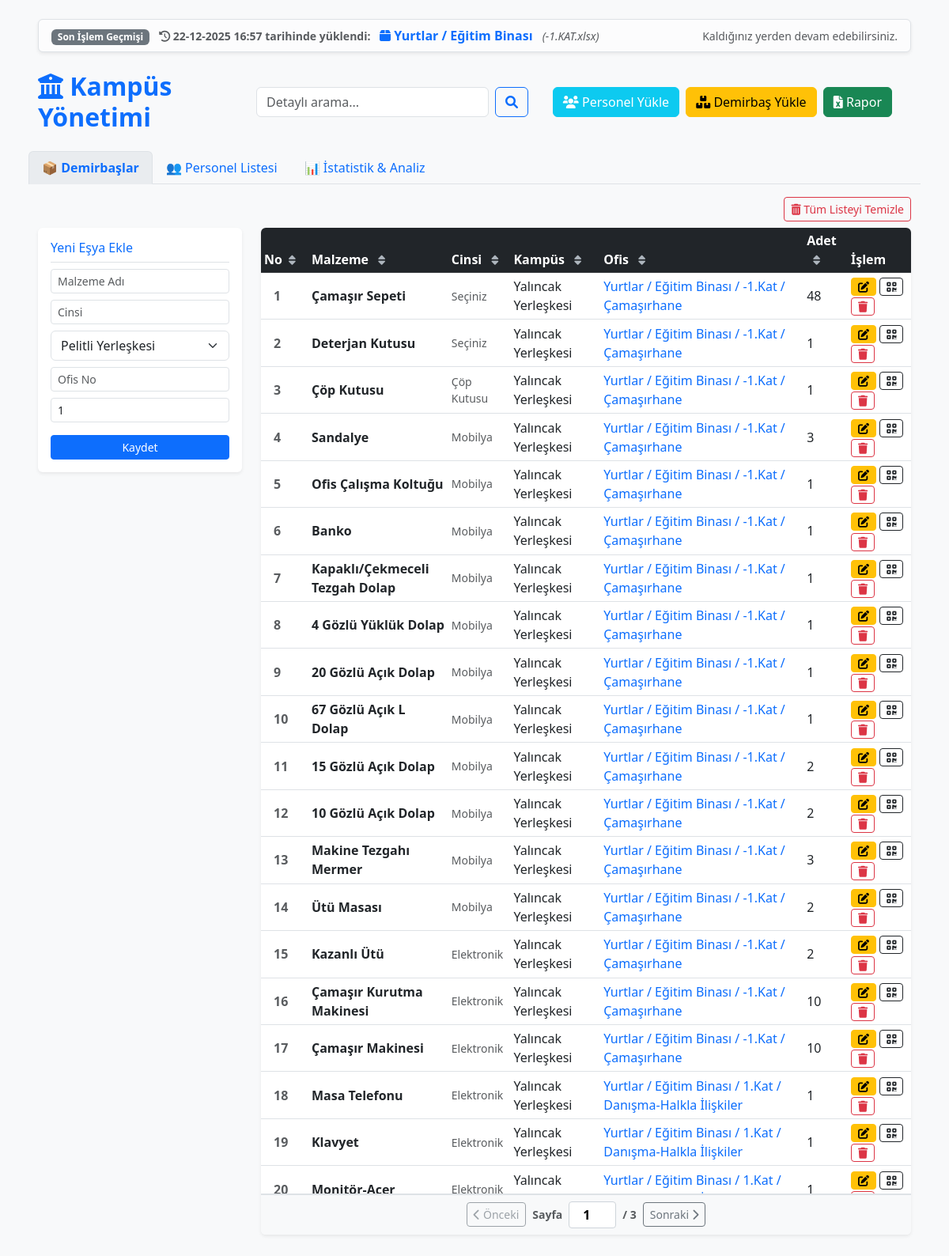
Before: / with the older database file.
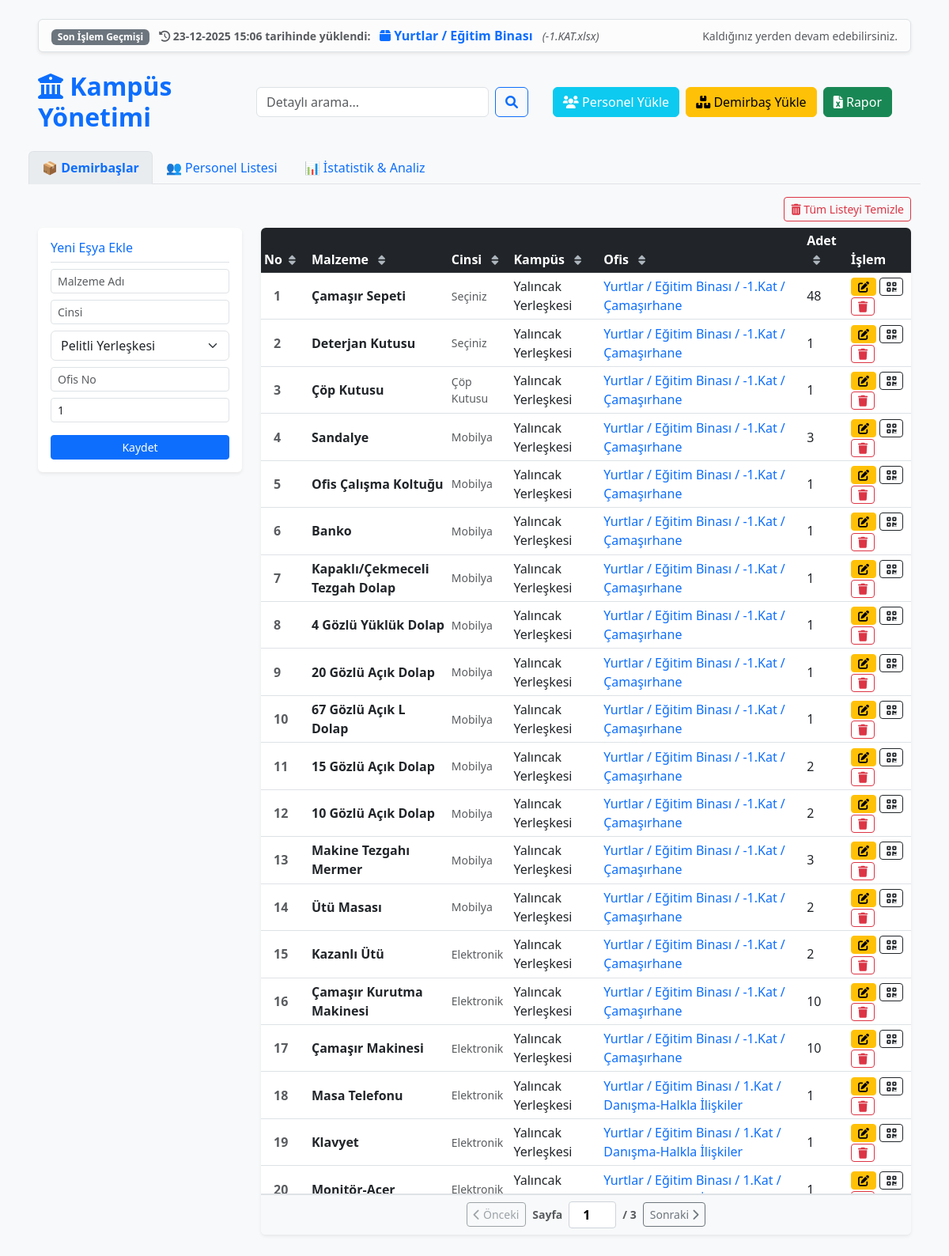
After: the same page with the newer database file.
### tables this page shows
CREATE TABLE yukleme_gecmisi (
            id INTEGER PRIMARY KEY AUTOINCREMENT,
            dosya_adi TEXT,
            hedef_konum TEXT,
            tur TEXT,
            tarih TEXT
        );

CREATE TABLE demirbaslar (
            id INTEGER PRIMARY KEY AUTOINCREMENT,
            ad TEXT NOT NULL,
            konum TEXT NOT NULL,
            adet INTEGER NOT NULL,
            tarih TEXT NOT NULL
        , personel TEXT, kampus TEXT, cinsi TEXT);

### app.py (the view, shortened to what this page needs)
@app.route('/')
def index():
    aktif_tab = request.args.get('tab', 'demirbas')
    arama_terimi = request.args.get('q', '')
    analiz_turu = request.args.get('analiz_turu', 'demirbas')
    ist_malzeme = request.args.get('ist_malzeme', '')
    ist_kampus = request.args.get('ist_kampus', '')
    ist_konum = request.args.get('ist_konum', '')
    ist_p_ad = request.args.get('ist_p_ad', '')
    ist_p_birim = request.args.get('ist_p_birim', '')
    ist_p_kampus = request.args.get('ist_p_kampus', '')
    ist_p_ofis = request.args.get('ist_p_ofis', '')
    sayfa_d = request.args.get('sayfa_d', 1, type=int)
    sayfa_p = request.args.get('sayfa_p', 1, type=int)
    limit = 20
    offset_d = (sayfa_d - 1) * limit
    offset_p = (sayfa_p - 1) * limit
    conn = baglanti_kur()
    cur = conn.cursor()
    d_sql = "SELECT * FROM demirbaslar"
    d_c_sql = "SELECT COUNT(*) FROM demirbaslar"
    d_p = []
    if arama_terimi and aktif_tab == 'demirbas':
        t = f"%{turkce_normalize(arama_terimi)}%"
        f = " WHERE NORMALIZE(ad) LIKE ? OR NORMALIZE(konum) LIKE ? OR NORMALIZE(kampus) LIKE ?"
        d_sql += f; d_c_sql += f; d_p = [t, t, t]
    cur.execute(d_c_sql, d_p)
    total_d = cur.fetchone()[0]
    total_pages_d = (total_d + limit - 1) // limit
    d_sql += " ORDER BY id DESC LIMIT ? OFFSET ?"
    d_p.extend([limit, offset_d])
    cur.execute(d_sql, d_p)
    demirbaslar = cur.fetchall()
    p_sql = "SELECT * FROM personeller"
    p_c_sql = "SELECT COUNT(*) FROM personeller"
    p_p = []
    if arama_terimi and aktif_tab == 'personel':
        t = f"%{turkce_normalize(arama_terimi)}%"
        f = " WHERE NORMALIZE(ad_soyad) LIKE ? OR NORMALIZE(ofis) LIKE ? OR NORMALIZE(birimi) LIKE ?"
        p_sql += f; p_c_sql += f; p_p = [t, t, t]
    cur.execute(p_c_sql, p_p)
    total_p = cur.fetchone()[0]
    total_pages_p = (total_p + limit - 1) // limit
    p_sql += " ORDER BY ofis ASC LIMIT ? OFFSET ?"
    p_p.extend([limit, offset_p])
    cur.execute(p_sql, p_p)
    personeller = cur.fetchall()
    analiz_sonuclari = []
    analiz_toplam = 0
    try:
        cur.execute("SELECT * FROM yukleme_gecmisi ORDER BY id DESC LIMIT 1")
        son_yukleme = cur.fetchone()
    except:
        son_yukleme = None
    conn.close()
    return render_template('index.html',
                           demirbaslar=demirbaslar, personeller=personeller,
                           analiz_sonuclari=analiz_sonuclari, analiz_toplam=analiz_toplam, analiz_turu=analiz_turu,
                           yerleskeler=YERLESKELER, arama_terimi=arama_terimi, aktif_tab=aktif_tab,
                           sayfa_d=sayfa_d, toplam_sayfa_demirbas=total_pages_d,
                           sayfa_p=sayfa_p, toplam_sayfa_personel=total_pages_p,
                           ist_malzeme=ist_malzeme, ist_kampus=ist_kampus, ist_konum=ist_konum,
                           ist_p_ad=ist_p_ad, ist_p_birim=ist_p_birim, ist_p_kampus=ist_p_kampus, ist_p_ofis=ist_p_ofis,
                           son_yukleme=son_yukleme)

### app.py (called while the page is built)
def baglanti_kur():
    conn = sqlite3.connect(DB_NAME)
    conn.row_factory = sqlite3.Row
    conn.create_function("NORMALIZE", 1, turkce_normalize)
    return conn

### templates/index.html (shortened to what the changed rows need)
<!DOCTYPE html>
<html lang="tr">
<head>
    <link href="https://cdn.jsdelivr.net/npm/bootstrap@5.3.0/dist/css/bootstrap.min.css" rel="stylesheet">
    <link rel="stylesheet" href="https://cdnjs.cloudflare.com/ajax/libs/font-awesome/6.0.0/css/all.min.css">
</head>
<body class="bg-light">
<div class="container-fluid px-5 mt-4">
    {% if son_yukleme %}
    <div class="alert alert-light border shadow-sm d-flex align-items-center justify-content-between py-2 mb-4">
        <div>
            <span class="badge bg-secondary me-2">Son İşlem Geçmişi</span>
            <small class="text-muted fw-bold">
                <i class="fas fa-history"></i> {{ son_yukleme.tarih }} tarihinde yüklendi:
            </small>
            <span class="text-primary fw-bold mx-2">
                {% if son_yukleme.tur == 'Demirbaş' %}
                    <i class="fas fa-box"></i> {{ son_yukleme.hedef_konum }}
                {% else %}
                    <i class="fas fa-users"></i> {{ son_yukleme.hedef_konum }}
                {% endif %}
            </span>
            <small class="text-muted fst-italic">({{ son_yukleme.dosya_adi }})</small>
        </div>
        <small class="text-muted">Kaldığınız yerden devam edebilirsiniz.</small>
    </div>
    {% endif %}
    <div class="row align-items-center mb-4">
    <div class="row align-items-center mb-4">
        <div class="col-md-3"><h2 class="text-primary fw-bold mb-0"><i class="fas fa-university"></i> Kampüs Yönetimi</h2></div>
    </div>
    <div class="tab-content" id="myTabContent">
        <div class="tab-pane fade" id="demirbas">
            <div class="row">
                <div class="col-md-9">
                    <div class="card p-0 shadow-sm border-0 overflow-hidden"> <div class="table-responsive-custom">
                            <table class="table table-hover table-sm align-middle mb-0" id="demirbasTablosu">
                                <thead class="table-dark">
                                    <tr>
                                        <th class="sortable" style="width: 60px;" onclick="tabloyuSirala(0)">
                                            No <i class="fas fa-sort small ms-1"></i>
                                        </th>
                                        <th class="sortable" onclick="tabloyuSirala(1)">
                                            Malzeme <i class="fas fa-sort small ms-2"></i>
                                        </th>
                                        <th class="sortable" onclick="tabloyuSirala(2)">
                                            Cinsi <i class="fas fa-sort small ms-2"></i>
                                        </th>
                                        <th class="sortable" onclick="tabloyuSirala(3)">
                                            Kampüs <i class="fas fa-sort small ms-2"></i>
                                        </th>
                                        <th class="sortable" onclick="tabloyuSirala(4)">
                                            Ofis <i class="fas fa-sort small ms-2"></i>
                                        </th>
                                        <th class="sortable" onclick="tabloyuSirala(5)">
                                            Adet <i class="fas fa-sort small ms-2"></i>
                                        </th>
                                        <th>İşlem</th>
                                    </tr>
                                </thead>
                                <tbody>
                                    {% for item in demirbaslar %}
                                    <tr>
                                        <td class="text-muted fw-bold ps-3">{{ loop.index + (sayfa_d - 1) * 20 }}</td>
                                        <td class="fw-bold">{{ item.ad }}</td>
                                        <td class="text-muted small">{{ item.cinsi }}</td>
                                        <td>{{ item.kampus }}</td>
                                        <td class="text-primary">{{ item.konum }}</td>
                                        <td>{{ item.adet }}</td>
                                        <td>
                                            <button class="btn btn-warning btn-sm py-0" data-bs-toggle="modal" data-bs-target="#editDemirbas{{ item.id }}"><i class="fas fa-edit"></i></button>
                                            <a href="/qr-olustur/{{ item.konum }}" target="_blank" class="btn btn-outline-dark btn-sm py-0"><i class="fas fa-qrcode"></i></a>
                                            <a href="/sil-demirbas/{{ item.id }}" class="btn btn-outline-danger btn-sm py-0"><i class="fas fa-trash"></i></a>
                                        </td>
                                    </tr>
                                    {% endfor %}
                                </tbody>
                            </table>
                        </div>
                    </div>
                </div>
            </div>
        </div>
    </div>
</div>
</body>
</html>

Changed rows visible on the page:
no longer on this page (row unchanged): yukleme_gecmisi: tarih "22-12-2025 16:57", hedef_konum "Yurtlar / Eğitim Binası", dosya_adi "-1.KAT.xlsx"
added yukleme_gecmisi: tarih "23-12-2025 15:06", hedef_konum "Yurtlar / Eğitim Binası", dosya_adi "-1.KAT.xlsx"
